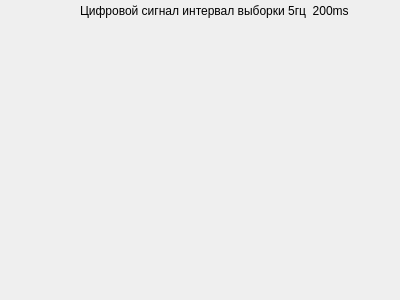
<?xml version="1.0" encoding="UTF-8"?>
<ui version="4.0">
 <class>Widget</class>
 <widget class="QWidget" name="Widget">
  <property name="geometry">
   <rect>
    <x>0</x>
    <y>0</y>
    <width>400</width>
    <height>300</height>
   </rect>
  </property>
  <property name="windowTitle">
   <string>Widget</string>
  </property>
  <widget class="QLabel" name="label">
   <property name="geometry">
    <rect>
     <x>80</x>
     <y>0</y>
     <width>331</width>
     <height>21</height>
    </rect>
   </property>
   <property name="text">
    <string>Цифровой сигнал интервал выборки 5гц  200ms</string>
   </property>
  </widget>
 </widget>
 <layoutdefault spacing="6" margin="11"/>
 <resources/>
 <connections/>
</ui>
